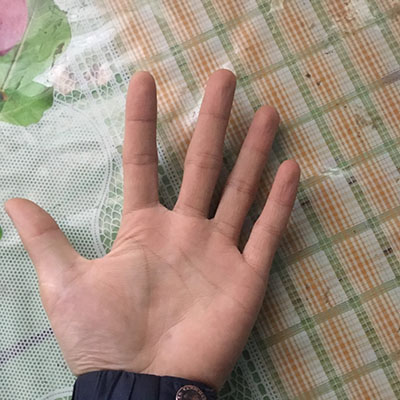
%> input picture test1.jpg, 400 x 400 px
$ octave --eval "result = skin_color_extract(imread('test1.jpg'));"   (GNU Octave 9; MATLAB toolbox functions it lacks are replaced by stand-ins)
%> lines starting %> are read from the running program, lines starting %| are printed output that depends on the picture; in (x1, y1, x2, y2) boxes, pixels count from 0 and x2, y2 are one past the last pixel; in counts of white or black regions, pixels touching at a corner belong together; the program's own positions count from 1
function im_out=skin_color_extract(im_in)
     YCBCR = rgb2ycbcr(im_in);
%> YCBCR: size 400x400x3 uint8; mean of channels 1, 2, 3 140.9, 119, 137.5
     Y_MIN = 0;
     Y_MAX = 255;
    Cb_MIN = 95;
    Cb_MAX = 130;
    Cr_MIN = 125;
    Cr_MAX = 170;
    threshold=roicolor(YCBCR(:,:,1),Y_MIN,Y_MAX)&roicolor(YCBCR(:,:,2),Cb_MIN,Cb_MAX)&roicolor(YCBCR(:,:,3),Cr_MIN,Cr_MAX);
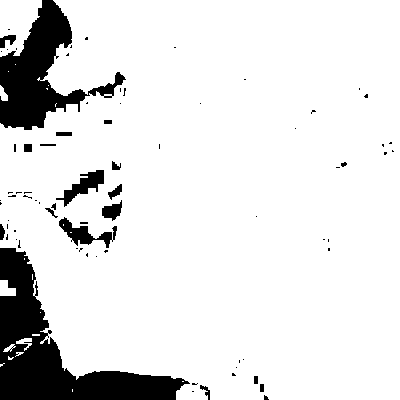
%> threshold: size 400x400 logical; 88.5% white; 76 black regions (57 under 20 px), largest, box (x1, y1, x2, y2) and area: (0, 248, 190, 400) 9769, (0, 0, 126, 130) 6103, (59, 217, 117, 248) 643
    IM=rgb2gray(im_in);
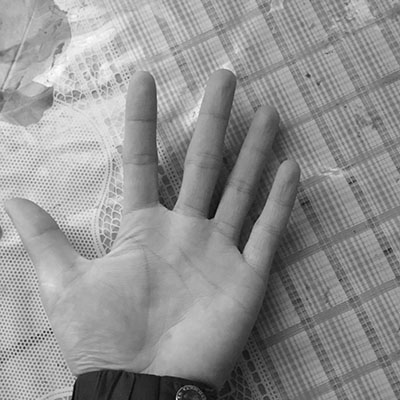
%> IM: size 400x400 uint8; min 1, max 254, mean 145.4
   im_out=IM.*uint8(threshold);
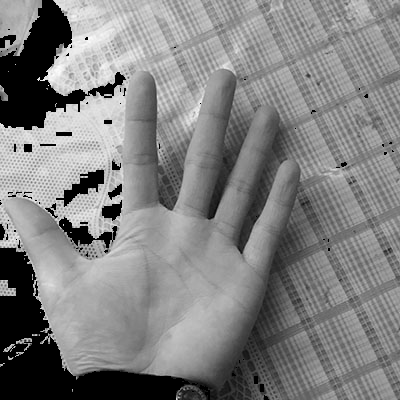
%> im_out: size 400x400 uint8; min 0, max 254, mean 128.2
end

$ run again, on test2.jpg
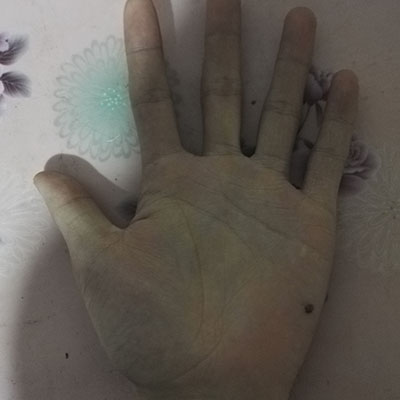
%> input picture test2.jpg, 400 x 400 px
%> YCBCR: size 400x400x3 uint8; mean of channels 1, 2, 3 95.4, 123.8, 131.3
%> in skin_color_extract, `threshold=roicolor(YCBCR(:,:,1),Y_MIN,Y_MAX)&roicolor(YCBCR(:,:,2),Cb_..`:
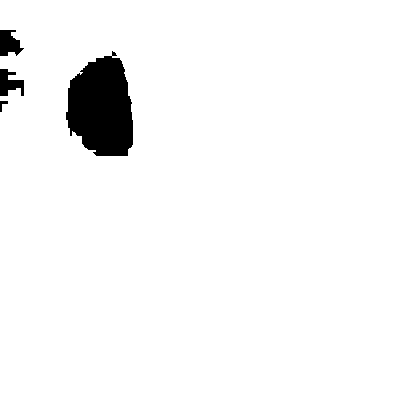
%> threshold: size 400x400 logical; 96.2% white; 4 black regions, box (x1, y1, x2, y2) and area: (66, 51, 133, 156) 5271, (0, 30, 24, 56) 427, (0, 69, 24, 96) 408, (0, 101, 8, 112) 40
%> in skin_color_extract, `im_out=IM.*uint8(threshold);`:
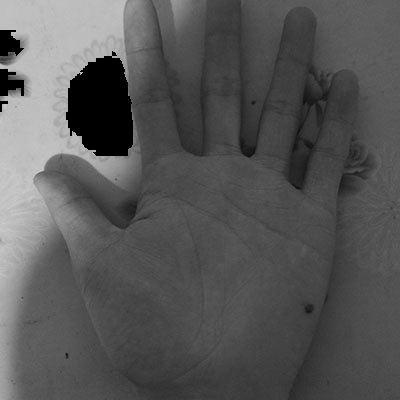
%> im_out: size 400x400 uint8; min 0, max 211, mean 86.5

$ run again, on test4.jpg
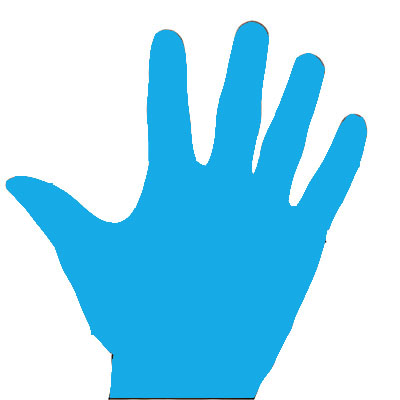
%> input picture test4.jpg, 400 x 400 px
%> YCBCR: size 400x400x3 uint8; mean of channels 1, 2, 3 189.8, 148.3, 98.7
%> in skin_color_extract, `threshold=roicolor(YCBCR(:,:,1),Y_MIN,Y_MAX)&roicolor(YCBCR(:,:,2),Cb_..`:
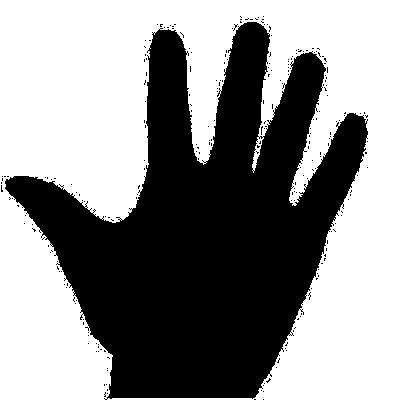
%> threshold: size 400x400 logical; 56.3% white; 249 black regions (248 under 20 px), largest, box (x1, y1, x2, y2) and area: (5, 22, 368, 400) 69319
%> in skin_color_extract, `IM=rgb2gray(im_in);`:
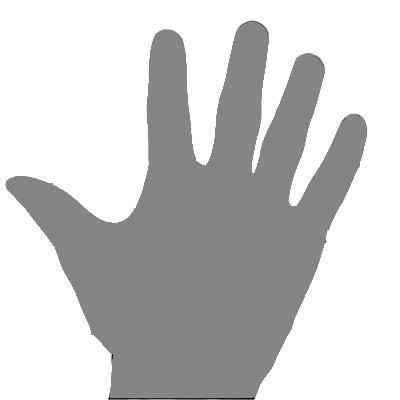
%> IM: size 400x400 uint8; min 1, max 255, mean 202.5
